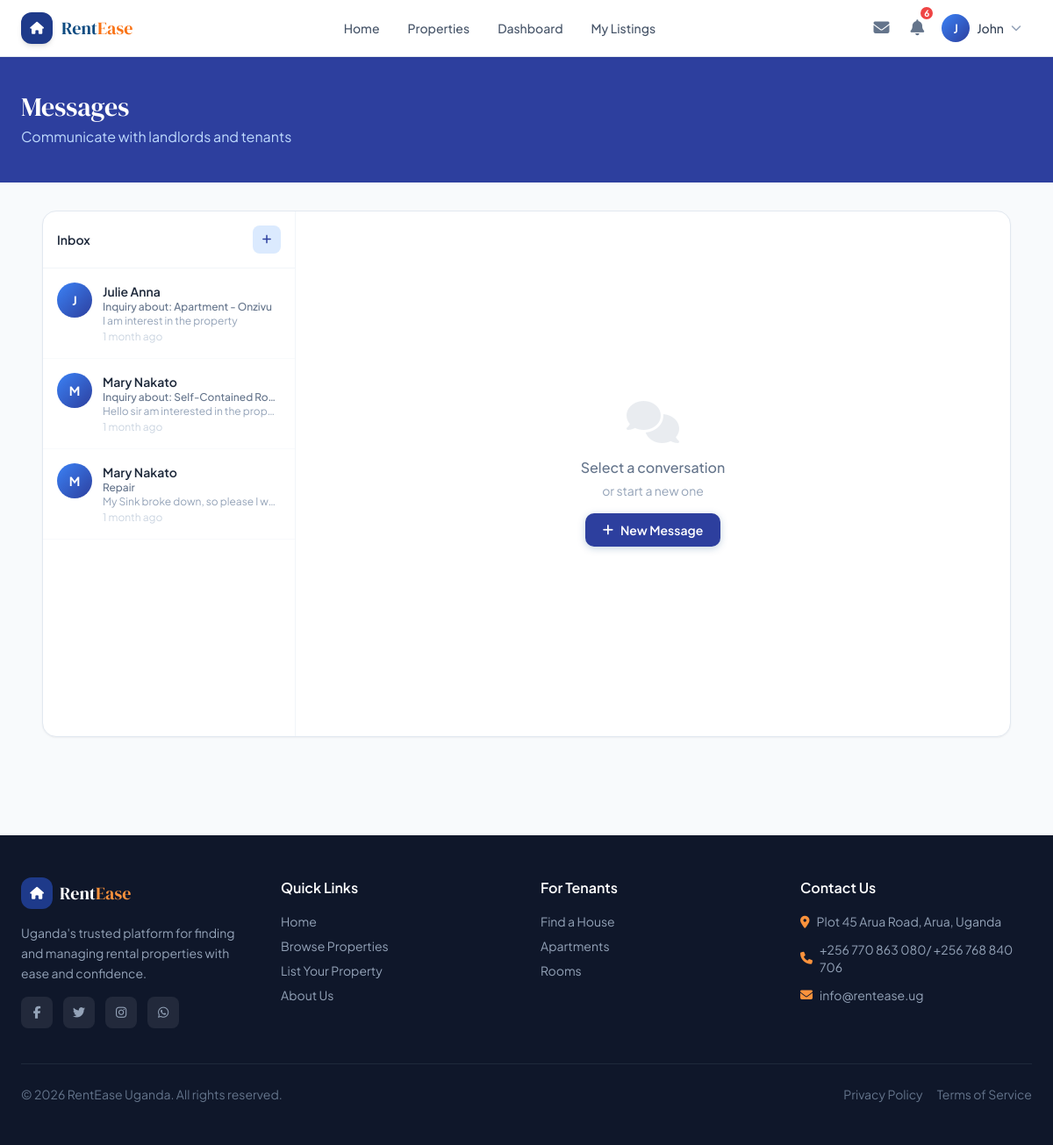
/pages/messages.php (signed in), run on the app's committed database.
### tables this page shows
CREATE TABLE `users` (
  `id` int(11) NOT NULL AUTO_INCREMENT,
  `name` varchar(100) NOT NULL,
  `email` varchar(150) NOT NULL,
  `phone` varchar(20) DEFAULT NULL,
  `password_hash` varchar(255) NOT NULL,
  `role` enum('tenant','landlord','agent','admin') NOT NULL DEFAULT 'tenant',
  `avatar` varchar(255) DEFAULT NULL,
  `bio` text DEFAULT NULL,
  `is_active` tinyint(1) DEFAULT 1,
  `reset_token` varchar(100) DEFAULT NULL,
  `reset_token_expiry` datetime DEFAULT NULL,
  `created_at` timestamp NOT NULL DEFAULT current_timestamp(),
  `updated_at` timestamp NOT NULL DEFAULT current_timestamp() ON UPDATE current_timestamp(),
  PRIMARY KEY (`id`),
  UNIQUE KEY `email` (`email`)
);

CREATE TABLE `messages` (
  `id` int(11) NOT NULL AUTO_INCREMENT,
  `sender_id` int(11) NOT NULL,
  `receiver_id` int(11) NOT NULL,
  `property_id` int(11) DEFAULT NULL,
  `subject` varchar(255) DEFAULT NULL,
  `body` text NOT NULL,
  `is_read` tinyint(1) DEFAULT 0,
  `parent_id` int(11) DEFAULT NULL,
  `created_at` timestamp NOT NULL DEFAULT current_timestamp(),
  PRIMARY KEY (`id`),
  KEY `sender_id` (`sender_id`),
  KEY `receiver_id` (`receiver_id`),
  KEY `property_id` (`property_id`),
  CONSTRAINT `messages_ibfk_1` FOREIGN KEY (`sender_id`) REFERENCES `users` (`id`) ON DELETE CASCADE,
  CONSTRAINT `messages_ibfk_2` FOREIGN KEY (`receiver_id`) REFERENCES `users` (`id`) ON DELETE CASCADE,
  CONSTRAINT `messages_ibfk_3` FOREIGN KEY (`property_id`) REFERENCES `properties` (`id`) ON DELETE SET NULL
);

### includes/config.php (called while the page is built, shortened)
<?php
function getDB(): PDO {
    static $pdo = null;
    if ($pdo === null) {
        try {
            $dsn = "mysql:host=" . DB_HOST . ";port=" . DB_PORT . ";dbname=" . DB_NAME . ";charset=utf8mb4";
            $pdo = new PDO($dsn, DB_USER, DB_PASS, [
                PDO::ATTR_ERRMODE => PDO::ERRMODE_EXCEPTION,
                PDO::ATTR_DEFAULT_FETCH_MODE => PDO::FETCH_ASSOC,
            ]);
        } catch (PDOException $e) {
            http_response_code(500);
            die(json_encode(['error' => 'Database connection failed']));
        }
    }
    return $pdo;
}
function isLoggedIn(): bool {
    return isset($_SESSION['user_id']);
}
function currentUser(): ?array {
    static $user = null;
    if ($user === null) {
        $db = getDB();
        $stmt = $db->prepare("SELECT id, name, email, phone, role, avatar FROM users WHERE id = ? AND is_active = 1");
        $stmt->execute([$_SESSION['user_id']]);
        $user = $stmt->fetch() ?: null;
    }
    return $user;
}
function sanitize(string $str): string {
    return htmlspecialchars(trim($str), ENT_QUOTES, 'UTF-8');
}
function unreadCount(int $userId): int {
    $db = getDB();
    $stmt = $db->prepare("SELECT COUNT(*) FROM notifications WHERE user_id = ? AND is_read = 0");
    $stmt->execute([$userId]);
    return (int)$stmt->fetchColumn();
}
function timeAgo(string $datetime): string {
    $now = new DateTime();
    $ago = new DateTime($datetime);
    $diff = $now->diff($ago);
    if ($diff->m > 0) return $diff->m . ' month' . ($diff->m > 1 ? 's' : '') . ' ago';
    return 'just now';
}

### pages/messages.php (the view, shortened to what this page needs)
<?php
require_once __DIR__ . '/../includes/config.php';
$user = currentUser();
$db = getDB();
$threadId = (int)($_GET['thread'] ?? 0);
$inbox = $db->prepare("
    SELECT m.*,
           CASE WHEN m.sender_id = ? THEN m.receiver_id ELSE m.sender_id END AS other_id,
           u.name AS other_name
    FROM messages m
    JOIN users u ON u.id = CASE WHEN m.sender_id = ? THEN m.receiver_id ELSE m.sender_id END
    WHERE (m.sender_id = ? OR m.receiver_id = ?) AND m.parent_id IS NULL
    ORDER BY m.created_at DESC LIMIT 50
");
$inbox->execute([$user['id'],$user['id'],$user['id'],$user['id']]);
$inbox = $inbox->fetchAll();
$thread = [];
$threadOther = null;
include __DIR__ . '/../includes/header.php';
?>
<div class="page-hero py-10">
    <div class="max-w-7xl mx-auto px-4 sm:px-6">
        <h1 class="font-display text-3xl text-white">Messages</h1>
        <p class="text-blue-200 mt-1">Communicate with landlords and tenants</p>
    </div>
</div>
<div class="max-w-6xl mx-auto px-4 sm:px-6 py-8">
    <div class="bg-white rounded-2xl border border-slate-200 shadow-sm overflow-hidden" style="height:600px">
        <div class="flex h-full">
            <div class="w-72 border-r border-slate-100 flex flex-col flex-shrink-0 <?= $threadId ? 'hidden sm:flex' : 'flex' ?>">
                <div class="p-4 border-b border-slate-100 flex items-center justify-between">
                    <h2 class="font-semibold text-slate-800 text-sm">Inbox</h2>
                    <button onclick="document.getElementById('newMsgModal').classList.remove('hidden')"
                            class="w-8 h-8 bg-primary-100 text-primary-700 rounded-lg flex items-center justify-center hover:bg-primary-200 transition-colors">
                        <i class="fas fa-plus text-xs"></i>
                    </button>
                </div>
                <div class="overflow-y-auto flex-1">
                    <?php if (empty($inbox)): ?>
                    <div class="p-8 text-center text-slate-400 text-sm">
                        <i class="fas fa-inbox text-3xl block mb-3 opacity-30"></i>
                        No messages yet
                    </div>
                    <?php else: ?>
                    <?php foreach ($inbox as $m): ?>
                    <a href="?thread=<?= $m['id'] ?>"
                       class="flex items-start gap-3 p-4 border-b border-slate-50 hover:bg-slate-50 transition-colors <?= $threadId==$m['id'] ? 'bg-blue-50 border-l-2 border-l-primary-500' : '' ?>">
                        <div class="w-10 h-10 rounded-full bg-gradient-to-br from-primary-500 to-primary-700 flex items-center justify-center text-white text-sm font-bold flex-shrink-0">
                            <?= strtoupper(substr($m['other_name'],0,1)) ?>
                        </div>
                        <div class="flex-1 min-w-0">
                            <div class="flex items-center justify-between gap-1">
                                <p class="text-sm font-semibold text-slate-800 truncate"><?= sanitize($m['other_name']) ?></p>
                            </div>
                            <p class="text-xs text-slate-500 truncate font-medium"><?= sanitize($m['subject']) ?></p>
                            <p class="text-xs text-slate-400 truncate"><?= sanitize(substr($m['body'],0,50)) ?></p>
                            <p class="text-xs text-slate-300 mt-0.5"><?= timeAgo($m['created_at']) ?></p>
                        </div>
                    </a>
                    <?php endforeach; ?>
                    <?php endif; ?>
                </div>
            </div>
            <div class="flex-1 flex flex-col <?= !$threadId ? 'hidden sm:flex' : 'flex' ?>">
                <?php if ($threadId && !empty($thread)): ?>
                <div class="p-4 border-b border-slate-100 flex items-center gap-3">
                    <a href="<?= APP_URL ?>/pages/messages.php" class="sm:hidden p-2 text-slate-400 hover:text-slate-600 mr-1">
                        <i class="fas fa-arrow-left"></i>
                    </a>
                    <div class="w-9 h-9 rounded-full bg-gradient-to-br from-primary-500 to-primary-700 flex items-center justify-center text-white text-sm font-bold">
                        <?= strtoupper(substr($threadOther['name']??'U',0,1)) ?>
                    </div>
                    <div>
                        <p class="font-semibold text-slate-800 text-sm"><?= sanitize($threadOther['name']??'Unknown') ?></p>
                        <p class="text-xs text-slate-500 capitalize"><?= sanitize($threadOther['role']??'') ?></p>
                    </div>
                </div>
                <div id="chatArea" class="flex-1 overflow-y-auto p-5 space-y-4">
                    <?php foreach ($thread as $m): ?>
                    <div class="flex <?= $m['sender_id']==$user['id'] ? 'justify-end' : 'justify-start' ?>">
                        <div class="max-w-xs sm:max-w-sm">
                            <div class="<?= $m['sender_id']==$user['id'] ? 'message-bubble-out' : 'message-bubble-in' ?>">
                                <?= nl2br(sanitize($m['body'])) ?>
                            </div>
                            <p class="text-xs text-slate-400 mt-1 <?= $m['sender_id']==$user['id'] ? 'text-right' : 'text-left' ?>">
                                <?= timeAgo($m['created_at']) ?>
                            </p>
                        </div>
                    </div>
                    <?php endforeach; ?>
                </div>
                <div class="p-4 border-t border-slate-100">
                    <div class="flex gap-3">
                        <textarea id="replyText" rows="2"
                                  class="flex-1 form-textarea text-sm resize-none py-2.5"
                                  placeholder="Type a reply…"
                                  onkeydown="if(event.ctrlKey&&event.key==='Enter')sendReply()"></textarea>
                        <button onclick="sendReply()"
                                class="btn-primary px-4 py-2 self-end text-sm shrink-0">
                            <i class="fas fa-paper-plane"></i>
                        </button>
                    </div>
                    <p class="text-xs text-slate-400 mt-1">Ctrl + Enter to send</p>
                </div>
                <?php else: ?>
                <div class="flex-1 flex items-center justify-center">
                    <div class="text-center text-slate-400">
                        <i class="fas fa-comments text-5xl mb-4 block opacity-20"></i>
                        <p class="font-medium text-slate-500">Select a conversation</p>
                        <p class="text-sm mt-1">or start a new one</p>
                        <button onclick="document.getElementById('newMsgModal').classList.remove('hidden')"
                                class="btn-primary mt-4 text-sm">
                            <i class="fas fa-plus"></i> New Message
                        </button>
                    </div>
                </div>
                <?php endif; ?>
            </div>
        </div>
    </div>
</div>
<?php include __DIR__ . '/../includes/footer.php'; ?>

### includes/header.php (shortened to what this page needs)
<?php
$user = currentUser();
$unread = $user ? unreadCount($user['id']) : 0;
?>
<!DOCTYPE html>
<html lang="en">
<head>
<script src="https://cdn.tailwindcss.com"></script>
<link rel="stylesheet" href="https://cdnjs.cloudflare.com/ajax/libs/font-awesome/6.5.0/css/all.min.css">
<link rel="stylesheet" href="<?= APP_URL ?>/assets/css/style.css?v=<?= filemtime(__DIR__ . '/../assets/css/style.css') ?>">
</head>
<body class="bg-slate-50 font-sans text-slate-800 min-h-screen">
<nav class="navbar fixed top-0 left-0 right-0 z-50 bg-white/95 backdrop-blur-md border-b border-slate-200 shadow-sm">
    <div class="max-w-7xl mx-auto px-4 sm:px-6">
        <div class="flex items-center justify-between h-16">
            <a href="<?= APP_URL ?>/index.php" class="flex items-center gap-2.5 group">
                <div class="w-9 h-9 bg-blue-900 rounded-xl flex items-center justify-center shadow-md group-hover:scale-105 transition-transform">
                    <i class="fas fa-home text-white text-sm"></i>
                </div>
                <span class="font-display text-xl text-primary-800">Rent<span class="text-accent-500">Ease</span></span>
            </a>
            <div class="hidden md:flex items-center gap-1">
                <a href="<?= APP_URL ?>/index.php" class="nav-link <?= basename($_SERVER['PHP_SELF']) === 'index.php' ? 'active' : '' ?>">Home</a>
                <a href="<?= APP_URL ?>/pages/search.php" class="nav-link">Properties</a>
                <?php if ($user): ?>
                    <?php if (in_array($user['role'], ['landlord','agent','admin'])): ?>
                    <a href="<?= APP_URL ?>/pages/landlord/dashboard.php" class="nav-link">Dashboard</a>
                    <a href="<?= APP_URL ?>/pages/landlord/properties.php" class="nav-link">My Listings</a>
                    <?php endif; ?>
                <?php endif; ?>
            </div>
            <div class="flex items-center gap-2">
                <?php if ($user): ?>
                    <a href="<?= APP_URL ?>/pages/messages.php" class="relative p-2 text-slate-500 hover:text-primary-700 hover:bg-primary-50 rounded-lg transition-colors">
                        <i class="fas fa-envelope text-lg"></i>
                    </a>
                    <a href="<?= APP_URL ?>/pages/notifications.php" class="relative p-2 text-slate-500 hover:text-primary-700 hover:bg-primary-50 rounded-lg transition-colors">
                        <i class="fas fa-bell text-lg"></i>
                        <?php if ($unread > 0): ?>
                        <span class="badge"><?= $unread ?></span>
                        <?php endif; ?>
                    </a>
                    <div class="relative" x-data="{ open: false }">
                        <button onclick="toggleDropdown('userMenu')" class="flex items-center gap-2 pl-1 pr-3 py-1 rounded-full hover:bg-slate-100 transition-colors">
                            <div class="w-8 h-8 rounded-full bg-gradient-to-br from-primary-500 to-primary-700 flex items-center justify-center text-white text-sm font-semibold">
                                <?= strtoupper(substr($user['name'], 0, 1)) ?>
                            </div>
                            <span class="hidden sm:block text-sm font-medium text-slate-700"><?= sanitize(explode(' ', $user['name'])[0]) ?></span>
                            <i class="fas fa-chevron-down text-xs text-slate-400"></i>
                        </button>
                    </div>
                <?php else: ?>
                    <a href="<?= APP_URL ?>/pages/login.php" class="btn-outline text-sm">Sign In</a>
                    <a href="<?= APP_URL ?>/pages/register.php" class="btn-primary text-sm">Get Started</a>
                <?php endif; ?>
            </div>
        </div>
    </div>
</nav>
<div class="h-16"></div>

### assets/css/style.css (style rules this page uses)
:root { --primary: #0f4c81; --primary-light: #1d6bb5; --accent: #f97316; --accent-dark: #ea580c; --success: #10b981; --warning: #f59e0b; --danger: #ef4444; --shadow-sm: 0 1px 3px rgba(0,0,0,0.08), 0 1px 2px rgba(0,0,0,0.05); --shadow-md: 0 4px 12px rgba(0,0,0,0.10), 0 2px 6px rgba(0,0,0,0.07); --shadow-lg: 0 10px 30px rgba(0,0,0,0.12), 0 4px 12px rgba(0,0,0,0.08); --radius: 12px; --radius-lg: 20px; }
*, *::before, *::after { box-sizing: border-box; }
body { font-family: 'Plus Jakarta Sans', sans-serif; background: #f8fafc; color: #1e293b; }
.nav-link { display: inline-flex; align-items: center; padding: 6px 14px; border-radius: 8px; font-size: 14px; font-weight: 500; color: #475569; text-decoration: none; transition: all 0.2s; }
.btn-primary { display: inline-flex; align-items: center; gap: 8px; padding: 9px 20px; background: #2d3f9e; color: white; font-weight: 600; font-size: 14px; border-radius: 10px; border: none; cursor: pointer; text-decoration: none; transition: all 0.2s; box-shadow: 0 2px 8px rgba(15,76,129,0.25); }
.badge { position: absolute; top: -4px; right: -4px; width: 18px; height: 18px; background: #ef4444; color: white; border-radius: 50%; font-size: 10px; font-weight: 700; display: flex; align-items: center; justify-content: center; border: 2px solid white; }
.page-hero { background: #2d3f9e; padding: 60px 0 40px; color: white; position: relative; overflow: hidden; }

### data on the page
users: name "J", name "John"
messages: sender.name "J", sender.name "Julie Anna", subject "Inquiry about: Apartment - Onzivu", body "I am interest in the property", created_at "1 month ago"
messages: sender.name "M", sender.name "Mary Nakato", subject "Inquiry about: Self-Contained Ro…", body "Hello sir am interested in the prop…", created_at "1 month ago"
messages: sender.name "M", sender.name "Mary Nakato", subject "Repair", body "My Sink broke down, so please I w…", created_at "1 month ago"

### other printed values
$unread "6"
